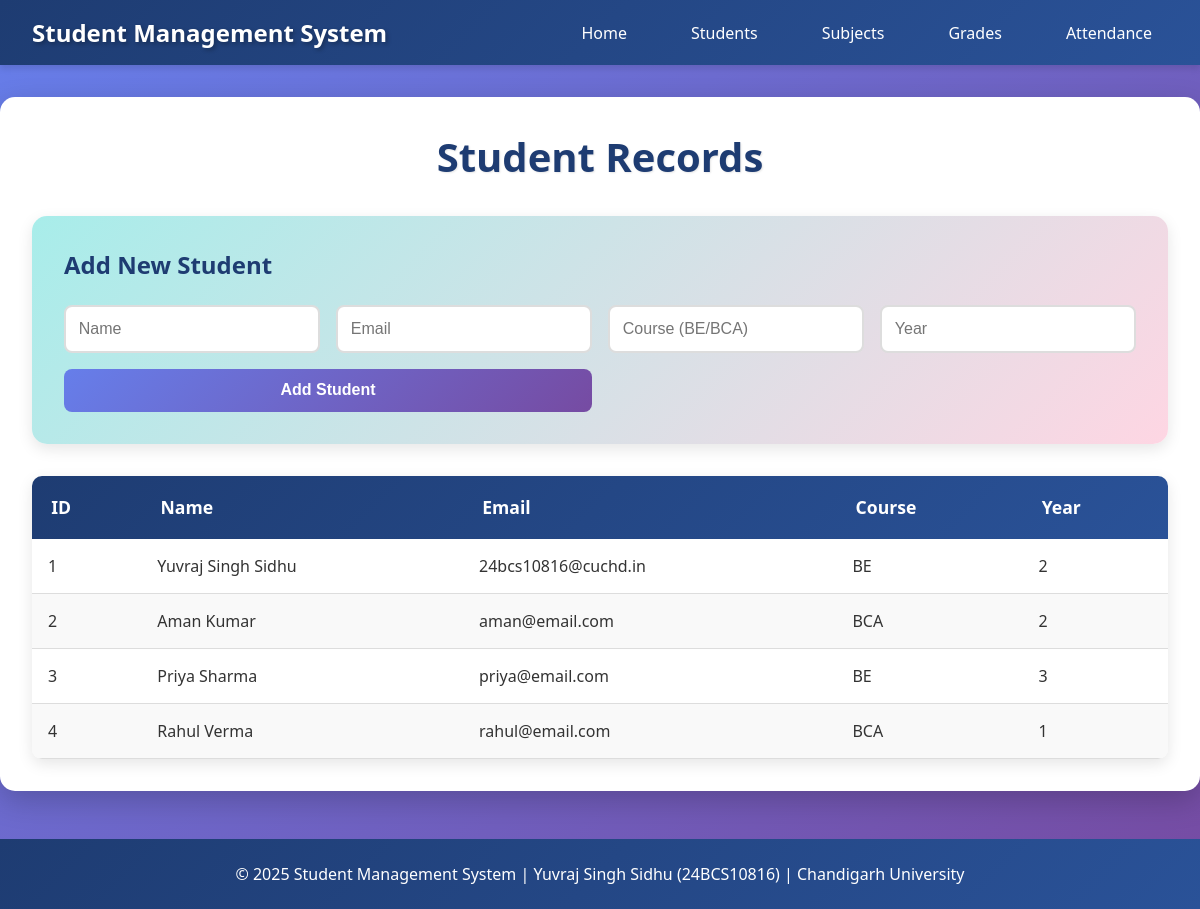
/students, run on the app's committed database.
### tables this page shows
CREATE TABLE Student (
        StudentID INTEGER PRIMARY KEY AUTOINCREMENT,
        Name TEXT NOT NULL,
        Email TEXT UNIQUE,
        Course TEXT,
        Year INTEGER
    );

### app.py (the view)
@app.route('/students')
def students():
    conn = get_db_connection()
    students = conn.execute('SELECT * FROM Student ORDER BY StudentID').fetchall()
    conn.close()
    return render_template('students.html', students=students)

### app.py (called while the page is built)
def get_db_connection():
    conn = sqlite3.connect('student_management.db')
    conn.row_factory = sqlite3.Row
    return conn

### templates/students.html
{% extends 'base.html' %}
{% block content %}
<h2>Student Records</h2>
<div class="add-form">
    <h3>Add New Student</h3>
    <form method="POST" action="{{ url_for('add_student') }}">
        <input type="text" name="name" placeholder="Name" required>
        <input type="email" name="email" placeholder="Email" required>
        <input type="text" name="course" placeholder="Course (BE/BCA)" required>
        <input type="number" name="year" placeholder="Year" required>
        <button type="submit">Add Student</button>
    </form>
</div>
<table class="data-table">
    <thead>
        <tr>
            <th>ID</th>
            <th>Name</th>
            <th>Email</th>
            <th>Course</th>
            <th>Year</th>
        </tr>
    </thead>
    <tbody>
        {% for student in students %}
        <tr>
            <td>{{ student['StudentID'] }}</td>
            <td>{{ student['Name'] }}</td>
            <td>{{ student['Email'] }}</td>
            <td>{{ student['Course'] }}</td>
            <td>{{ student['Year'] }}</td>
        </tr>
        {% endfor %}
    </tbody>
</table>
{% endblock %}

### static/style.css (style rules this page uses)
* { margin: 0; padding: 0; box-sizing: border-box; }
body { font-family: 'Segoe UI', Tahoma, Geneva, Verdana, sans-serif; background: linear-gradient(135deg, #667eea 0%, #764ba2 100%); min-height: 100vh; color: #333; }
h2 { color: #1e3c72; font-size: 2.5rem; margin-bottom: 2rem; text-align: center; text-shadow: 1px 1px 2px rgba(0, 0, 0, 0.1); }
.add-form { background: linear-gradient(135deg, #a8edea 0%, #fed6e3 100%); padding: 2rem; border-radius: 15px; margin-bottom: 2rem; box-shadow: 0 5px 15px rgba(0, 0, 0, 0.1); }
.add-form h3 { color: #1e3c72; margin-bottom: 1.5rem; font-size: 1.5rem; }
.add-form form { display: grid; grid-template-columns: repeat(auto-fit, minmax(200px, 1fr)); gap: 1rem; }
.add-form input { padding: 0.8rem; border: 2px solid #ddd; border-radius: 8px; font-size: 1rem; transition: border-color 0.3s ease; }
.add-form button { padding: 0.8rem 2rem; background: linear-gradient(135deg, #667eea 0%, #764ba2 100%); color: white; border: none; border-radius: 8px; font-size: 1rem; font-weight: bold; cursor: pointer; transition: all 0.3s ease; grid-column: span 2; }
.data-table { width: 100%; border-collapse: collapse; margin-top: 2rem; box-shadow: 0 5px 15px rgba(0, 0, 0, 0.1); border-radius: 10px; overflow: hidden; }
.data-table thead { background: linear-gradient(135deg, #1e3c72 0%, #2a5298 100%); color: white; }
.data-table th { padding: 1.2rem; text-align: left; font-weight: bold; font-size: 1.1rem; }
.data-table tbody tr { border-bottom: 1px solid #ddd; transition: background 0.3s ease; }
.data-table tbody tr:nth-child(even) { background: #f9f9f9; }
.data-table td { padding: 1rem; font-size: 1rem; }

### data on the page
Student: StudentID "1", Name "Yuvraj Singh Sidhu", Email "24bcs10816@cuchd.in", Course "BE", Year "2"
Student: StudentID "2", Name "Aman Kumar", Email "aman@email.com", Course "BCA", Year "2"
Student: StudentID "3", Name "Priya Sharma", Email "priya@email.com", Course "BE", Year "3"
Student: StudentID "4", Name "Rahul Verma", Email "rahul@email.com", Course "BCA", Year "1"
